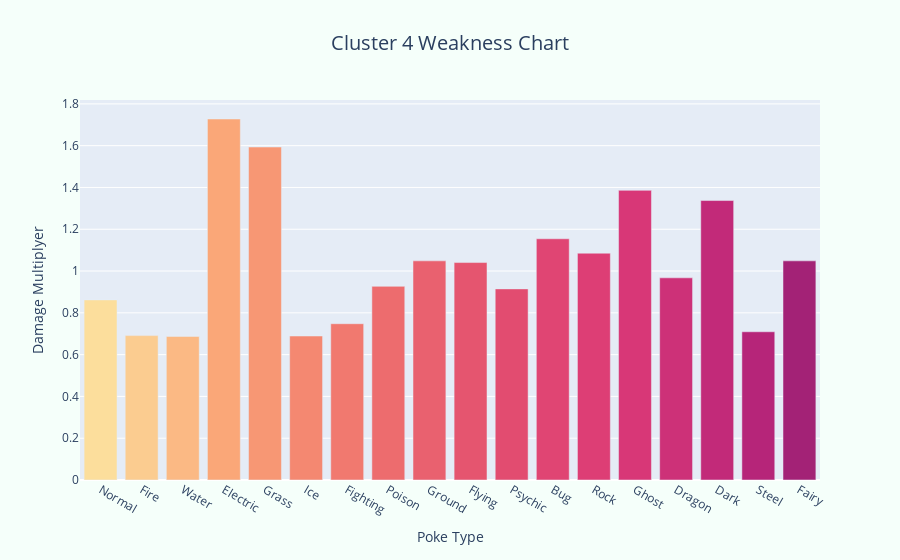

The cell this chart's notebook holds for it:
### Markdown cell above
### Cluster 4

### Code cell
fig_country = go.Figure()
fig_country.add_trace(go.Bar(x=poke_type_columns,y=pts[3], marker=dict(color=list(range(20)), colorscale="Sunsetdark")))

fig_country.update_layout(title="Cluster 4 Weakness Chart",
                             xaxis_title="Poke Type", yaxis_title="Damage Multiplyer",title_x=0.5, paper_bgcolor="mintcream",
                             title_font_size=20)
fig_country.show()

### Figure 1 — Plotly figure (JSON) as saved in the notebook; plotly's stock layout.template omitted (floating-point values rounded to 4 significant figures)
{"data": [{"marker": {"color": [0, 1, 2, 3, 4, 5, 6, 7, 8, 9, 10, 11, 12, 13, 14, 15, 16, 17, 18, 19], "colorscale": [[0, "rgb(252, 222, 156)"], [0.1667, "rgb(250, 164, 118)"], [0.3333, "rgb(240, 116, 110)"], [0.5, "rgb(227, 79, 111)"], [0.6667, "rgb(220, 57, 119)"], [0.8333, "rgb(185, 37, 122)"], [1, "rgb(124, 29, 111)"]]}, "type": "bar", "x": ["Normal", "Fire", "Water", "Electric", "Grass", "Ice", "Fighting", "Poison", "Ground", "Flying", "Psychic", "Bug", "Rock", "Ghost", "Dragon", "Dark", "Steel", "Fairy"], "y": [0.8618, 0.6911, 0.687, 1.728, 1.593, 0.689, 0.748, 0.9268, 1.049, 1.041, 0.9146, 1.154, 1.085, 1.386, 0.9675, 1.337, 0.7093, 1.049]}], "layout": {"paper_bgcolor": "mintcream", "title": {"font": {"size": 20}, "text": "Cluster 4 Weakness Chart", "x": 0.5}, "xaxis": {"title": {"text": "Poke Type"}}, "yaxis": {"title": {"text": "Damage Multiplyer"}}}}
